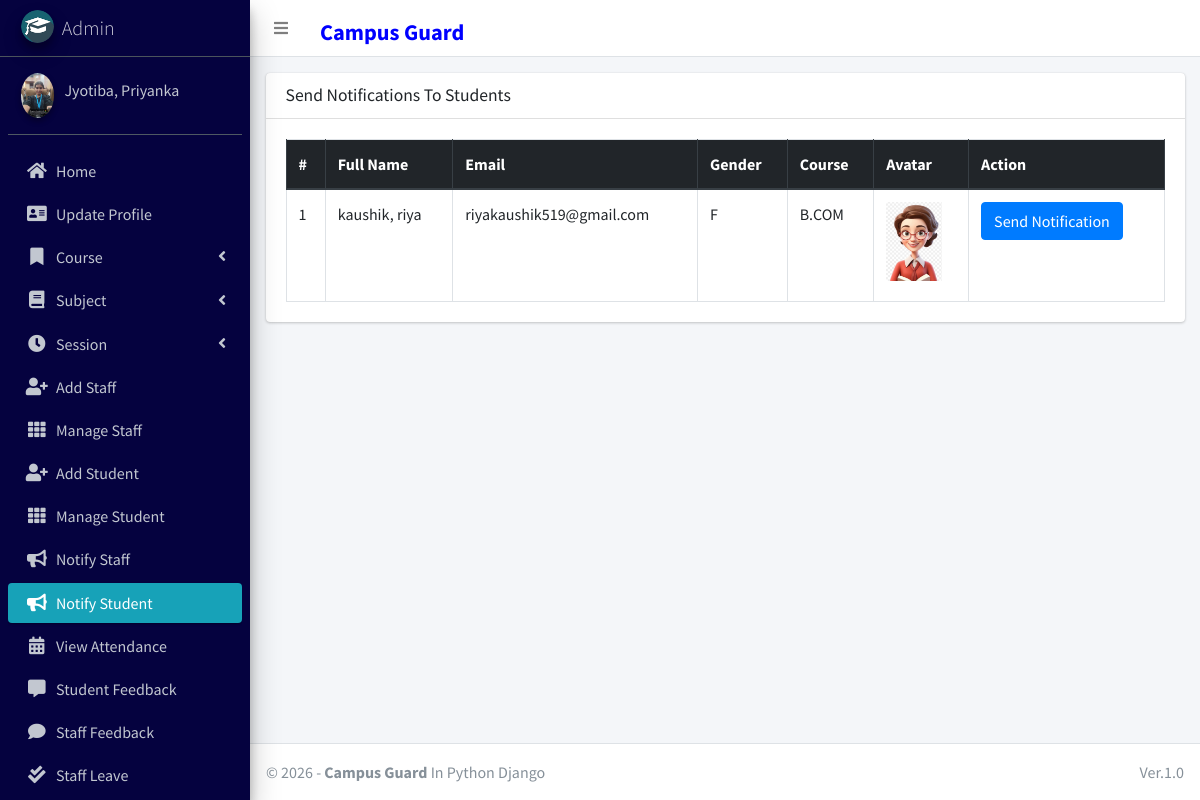
Page /admin_notify_student (signed in) on the committed database.
### main_app/models.py (models this page shows, shortened)
class CustomUser(AbstractUser):
    USER_TYPE = ((1, "HOD"), (2, "Staff"), (3, "Student"))
    GENDER = [("M", "Male"), ("F", "Female")]
    username = None  # Removed username, using email instead
    email = models.EmailField(unique=True)
    user_type = models.CharField(default=1, choices=USER_TYPE, max_length=1)
    gender = models.CharField(max_length=1, choices=GENDER)
    profile_pic = models.ImageField()
    address = models.TextField()
    fcm_token = models.TextField(default="")  # For firebase notifications
    created_at = models.DateTimeField(auto_now_add=True)
    updated_at = models.DateTimeField(auto_now=True)
    USERNAME_FIELD = "email"
    REQUIRED_FIELDS = []
    objects = CustomUserManager()
    def __str__(self):
        return self.last_name + ", " + self.first_name

class Student(models.Model):
    admin = models.OneToOneField(CustomUser, on_delete=models.CASCADE)
    course = models.ForeignKey(Course, on_delete=models.DO_NOTHING, null=True, blank=False)
    session = models.ForeignKey(Session, on_delete=models.DO_NOTHING, null=True)

class Course(models.Model):
    name = models.CharField(max_length=120)
    created_at = models.DateTimeField(auto_now_add=True)
    updated_at = models.DateTimeField(auto_now=True)

### main_app/hod_views.py (the view)
# urls.py: path("admin_notify_student", hod_views.admin_notify_student,
def admin_notify_student(request):
    student = CustomUser.objects.filter(user_type=3)
    context = {
        'page_title': "Send Notifications To Students",
        'students': student
    }
    return render(request, "hod_template/student_notification.html", context)

### main_app/templates/hod_template/student_notification.html (shortened to what this page needs)
{% extends 'main_app/base.html' %}
{% load static %}
{% block content %}
<section class="content">
    <div class="container-fluid">
        <div class="row">
            <div class="col-md-12">
                <div class="card">
                    <div class="card-header">
                        <h3 class="card-title">{{page_title}}</h3>
                    </div>
                    <div class="card-body">
                        <table id="example2" class="table table-bordered table-hover">
                            <thead class="thead-dark">
                                <tr>
                                    <th>#</th>
                                    <th>Full Name</th>
                                    <th>Email</th>
                                    <th>Gender</th>
                                    <th>Course</th>
                                    <th>Avatar</th>
                                    <th>Action</th>
                                </tr>
                            </thead>
                            <tbody>
                                {% for student in students %}
                                <tr>
                                    <td>{{ forloop.counter }}</td>
                                    <td>{{student.last_name}}, {{student.first_name}}</td>
                                    <td>{{student.email}}</td>
                                    <td>{{student.gender}}</td>
                                    <td>{{student.student.course.name}}</td>
                                    <td>
                                        {% if student.profile_pic == ""  %}
                                        No Image
                                        {% else %}
                                        <img class="img img-fluid mb-2" height="56" width="56"
                                            src="{{student.profile_pic}}" alt="">
                                        {% endif %}
                                    </td>
                                    <td><button data-toggle = "modal" data-target = "#myModal"class="btn btn-primary show_notification" value="{{student.id}}">Send Notification</button>
                                    </td>
                                </tr>
                                {% endfor %}
                            </tbody>
                        </table>
                    </div>
                </div>
            </div>
        </div>
    </div>
</section>
{% endblock content %}

### main_app/templates/main_app/sidebar_template.html (shortened to what this page needs)
{% load static %}
<aside class="main-sidebar sidebar-dark-info elevation-4">
    {% if request.user.user_type == '1' %}
    <a href="{% url 'admin_home' %}" class="brand-link">
        <img src="{% static 'dist/img/cmsl.png' %} " alt="AdminLTE Logo"
            class="brand-image img-circle elevation-3" >
        <span class="brand-text font-weight-light">Admin</span>
    </a>
    <div class="sidebar">
        <div class="user-panel mt-3 pb-3 mb-3 d-flex">
            <div class="image">
                <img src="{{ request.user.profile_pic}}" class="img-circle elevation-2" alt="User Image">
            </div>
            <div class="info">
                <a href="#" class="d-block">{{user}}</a>
            </div>
        </div>
        <nav class="mt-2">
            <ul class="nav nav-pills nav-sidebar flex-column" data-widget="treeview" role="menu" data-accordion="false">
                <li class="nav-item">
                    {% url 'admin_home' as admin_home %}
                    <a href="{{admin_home}}" class="nav-link {% if admin_home == request.path %} active {% endif %}">
                        <i class="nav-icon fas fa-home"></i>
                        <p>
                            Home
                        </p>
                    </a>
                </li>
                <li class="nav-item">
                    {% url 'admin_view_profile' as admin_view_profile %}
                    <a href="{{admin_view_profile}}"
                        class="nav-link {% if admin_view_profile == request.path %} active {% endif %}">
                        <i class="nav-icon fas fa-address-card"></i>
                        <p>
                            Update Profile
                        </p>
                    </a>
                </li>
                <li class="nav-item has-treeview">
                    <a href="#" class="nav-link">
                        <i class="nav-icon fas fa-bookmark"></i>
                        <p>
                            Course
                            <i class="fas fa-angle-left right"></i>
                        </p>
                    </a>
                </li>
                <li class="nav-item has-treeview">
                    <a href="#" class="nav-link">
                        <i class="nav-icon fas fa-book"></i>
                        <p>
                            Subject
                            <i class="fas fa-angle-left right"></i>
                        </p>
                    </a>
                </li>
                <li class="nav-item has-treeview">
                    <a href="#" class="nav-link">
                        <i class="nav-icon fas fa-clock"></i>
                        <p>
                            Session
                            <i class="fas fa-angle-left right"></i>
                        </p>
                    </a>
                </li>
                <li class="nav-item">
                    {% url 'add_staff' as add_staff %}
                    <a href="{{add_staff}}" class="nav-link {% if add_staff == request.path %} active {% endif %}">
                        <i class="nav-icon fas fa-user-plus"></i>
                        <p>
                            Add Staff
                        </p>
                    </a>
                </li>
                <li class="nav-item">
                    {% url 'manage_staff' as manage_staff %}
                    {% url 'edit_staff' staff_id as edit_staff %}
                    <a href="{{manage_staff}}"
                        class="nav-link {% if manage_staff == request.path or request.path == edit_staff %} active {% endif %}">
                        <i class="nav-icon fas fa-th"></i>
                        <p>
                            Manage Staff
                        </p>
                    </a>
                </li>
                <li class="nav-item">
                    {% url 'add_student' as add_student%}
                    <a href="{{add_student}}" class="nav-link  {% if add_student == request.path %} active {% endif %}">
                        <i class="nav-icon fas fa-user-plus"></i>
                        <p>
                            Add Student
                        </p>
                    </a>
                </li>
                <li class="nav-item">
                    {% url 'manage_student' as manage_student %}
                    {% url 'edit_student' student_id as edit_student %}
                    <a href="{{manage_student}}"
                        class="nav-link  {% if edit_student == request.path or manage_student == request.path %} active {% endif %}">
                        <i class="nav-icon fas fa-th"></i>
                        <p>
                            Manage Student
                        </p>
                    </a>
                </li>
                <li class="nav-item">
                    {% url 'admin_notify_staff' as admin_notify_staff %}
                    <a href="{{admin_notify_staff}}"
                        class="nav-link {% if admin_notify_staff == request.path %} active {% endif %}">
                        <i class="nav-icon fas fa-bullhorn"></i>
                        <p>
                            Notify Staff
                        </p>
                    </a>
                </li>
                <li class="nav-item">
                    {% url 'admin_notify_student' as admin_notify_student %}
                    <a href="{{admin_notify_student}}"
                        class="nav-link {% if admin_notify_student == request.path %} active {% endif %}">
                        <i class="nav-icon fas fa-bullhorn"></i>
                        <p>
                            Notify Student
                        </p>
                    </a>
                </li>
                <li class="nav-item">
                    {% url 'admin_view_attendance' as admin_view_attendance %}
                <li class="nav-item">
                    <a href="{{admin_view_attendance}}"
                        class="nav-link  {% if admin_view_attendance == request.path %} active {% endif %}">
                        <i class="nav-icon fas fa-calendar-alt"></i>
                        <p>
                            View Attendance
                        </p>
                    </a>
                </li>
                <li class="nav-item">
                    {% url 'student_feedback_message' as student_feedback_message %}
                    <a href="{{ student_feedback_message }}"
                        class="nav-link  {% if student_feedback_message == request.path %} active {% endif %}">
                        <i class="nav-icon fas fa-comment-alt"></i>
                        <p>
                            Student Feedback
                        </p>
                    </a>
                </li>
                <li class="nav-item">
                    {% url 'staff_feedback_message' as staff_feedback_message %}
                    <a href="{{staff_feedback_message}}"
                        class="nav-link   {% if staff_feedback_message == request.path %} active {% endif %}">
                        <i class="nav-icon fas fa-comment"></i>
                        <p>
                            Staff Feedback
                        </p>
                    </a>
                </li>
                <li class="nav-item">
                    {% url 'view_staff_leave' as view_staff_leave %}
                    <a href="{{view_staff_leave}}"
                        class="nav-link  {% if view_staff_leave == request.path %} active {% endif %}">
                        <i class="nav-icon fas fa-check-double"></i>
                        <p>
                            Staff Leave
                        </p>
                    </a>
                </li>
                                        {% endif %}
                                    </ul>
                                </nav>
                            </div>
</aside>

### rows in the picture
CustomUser: last_name+first_name "Jyotiba, Priyanka"
CustomUser: last_name "kaushik", first_name "riya", email "riyakaushik519@gmail.com", gender "F", student.course.name "B.COM"

### other values in the picture
{{ page_title }} "Send Notifications To Students"
